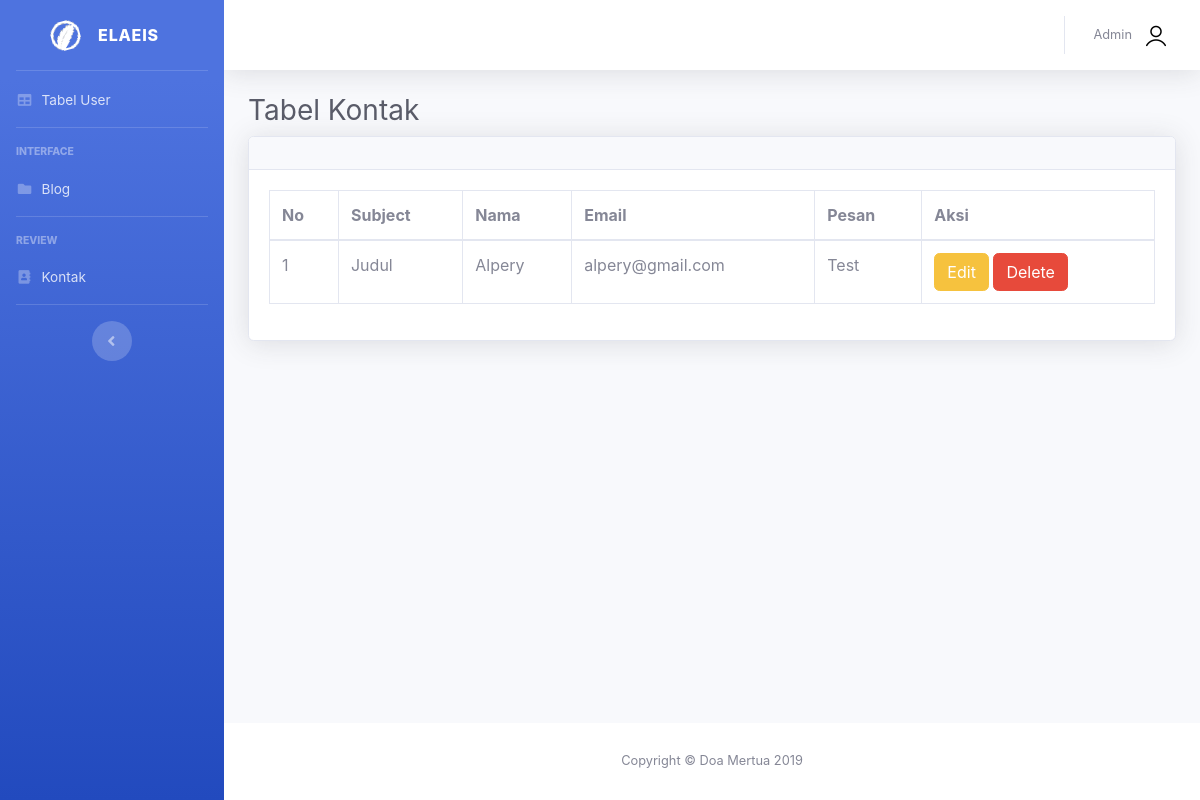
Page /index.php/welcome/kontak on the committed database.
### tables this page shows
CREATE TABLE `kontak` (
  `id_kontak` int(11) NOT NULL,
  `subject` varchar(50) NOT NULL,
  `nama` varchar(50) NOT NULL,
  `email` varchar(50) NOT NULL,
  `pesan` varchar(300) NOT NULL
);

### application/controllers/Welcome.php (called while the page is built, shortened)
<?php
class Welcome extends CI_Controller {
	function __construct()
	{
		$this->load->model('User_model');
	}
	public function kontak()
	{
		$data_kontak = $this->User_model->select("kontak");
		$kontak['kontak'] = $data_kontak;
		$this->load->view('tabelkontak', $kontak);
	}
}
?>

### index.php (called while the page is built, shortened)
<?php
require_once BASEPATH.'core/CodeIgniter.php';

### application/models/User_model.php (called while the page is built, shortened)
<?php
class User_model extends CI_Model
{
	public function select($select)
	{
		return $this->db->get($select)->result();
	}
}
 ?>

### application/views/tabelkontak.php (the view, shortened to what this page needs)
        <div class="container-fluid">
          <h1 class="h3 mb-2 text-gray-800">Tabel Kontak</h1>
          <div class="card shadow mb-4">
            <div class="card-header py-3">
            </div>
            <div class="card-body">
              <div class="table-responsive">
                <table class="table table-bordered" id="dataTable" width="100%" cellspacing="0">
                  <thead>
                    <tr>
                      <th>No</th>
                      <th>Subject</th>
                      <th>Nama</th>
                      <th>Email</th>
                      <th>Pesan</th>
                      <th>Aksi</th>
                    </tr>
                  </thead>
                  <tbody>
                    <?php
                      foreach ($kontak as $key => $value) {
                    ?>
                    <tr>
                      <td><?php echo $key+1 ?></td>
                      <td><?php echo $value->subject; ?></td>
                      <td><?php echo $value->nama; ?></td>
                      <td><?php echo $value->email; ?></td>
                      <td><?php echo $value->pesan; ?></td>
                      <td>
                        <a href="<?php echo site_url('welcome/updatekontak/'.$value->id_kontak);?>" class="btn btn-warning">Edit</a>
                        <a href="<?php echo site_url('welcome/updatekontak/'.$value->id_kontak);?>" onClick="return confiingin menghapus data ini')" class="btn btn-danger">Delete</a>
                      </td>
                    </tr>
                    <?php } ?>
                  </tbody>
                </table>
              </div>
            </div>
          </div>
        </div>
      </div>
      <footer class="sticky-footer bg-white">
        <div class="container my-auto">
          <div class="copyright text-center my-auto">
            <span>Copyright &copy; Doa Mertua 2019</span>
          </div>
        </div>
      </footer>
    </div>
  </div>
</body>
</html>

### rows in the picture
kontak: subject "Judul", nama "Alpery", email "alpery@gmail.com", pesan "Test"
